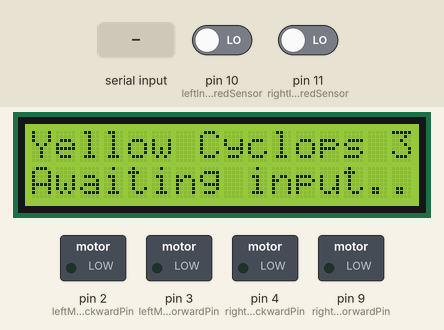
Bench run of a sketch on a simulated Arduino Uno, built with avr-gcc and run on an emulated ATmega328P. Shown: 16×2 character LCD, switched loads named in the sketch (green lamp = pin HIGH). The test bench sets the inputs (shaded band); at power-on: pin 10 (leftInfraredSensor) LOW, pin 11 (rightInfraredSensor) LOW. What the sketch prints to the serial monitor is not drawn.

Above: at 2.3 s.
2.4 s: "L" received over the second serial link
At 3.5 s:
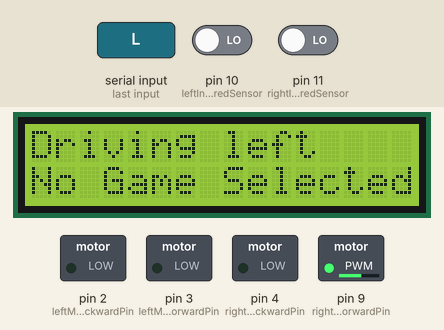
4.0 s: "F" received over the second serial link
At 4.7 s:
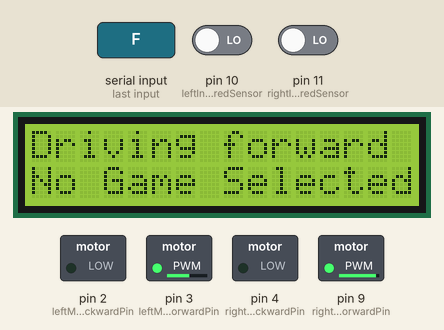
5.6 s: "B" received over the second serial link
At 6.9 s:
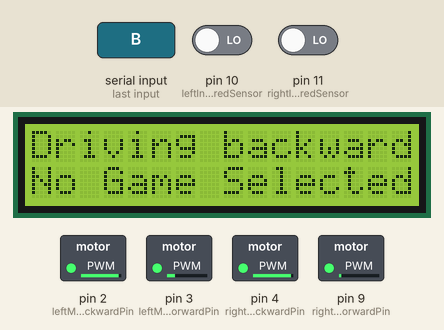
7.2 s: "R" received over the second serial link
At 8.3 s:
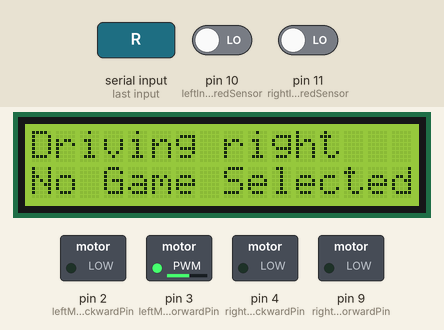
8.8 s: "1" received over the second serial link
At 9.5 s:
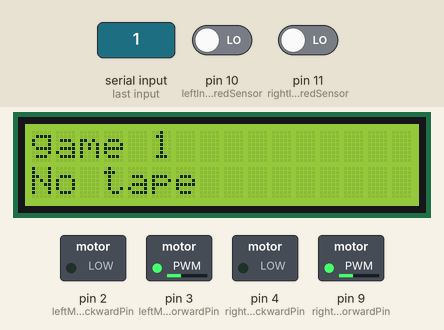
10.4 s: "S" received over the second serial link
At 11.7 s:
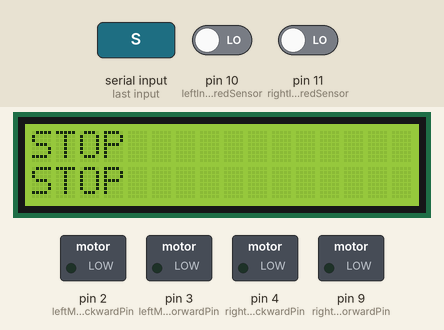
Timing chart, 0 to 12.9 s (numbered marks = the images above; inputs shaded):
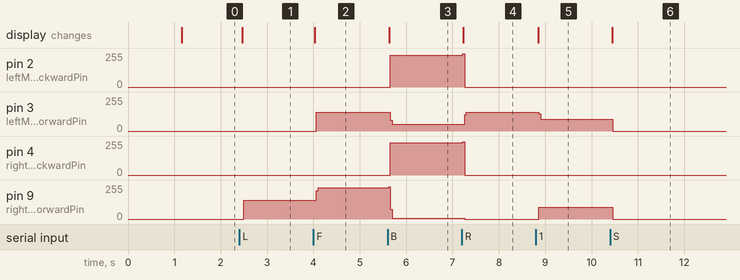

The sketch:

Yellow_Cyclops.ino
```cpp
/**
 * Alle library's die we toevoegen
 */
#include "Arduino.h"
#include <SoftwareSerial.h>
#include <NewPing.h>
#include <Wire.h>
#include <LiquidCrystal_I2C.h>
#include <I2Cdev.h>
#include <MPU6050.h>
#include <BattleBotDrive.h>

/**
 * Even wat informatie voor coderen
 *
 * battleBotDrive.drive(0, 0);
 * deze regel hierboven is om de wielen te laten draaien, linker getal is linker wiel en rechter getal is rechter wiel.
 * Bij 0 staan de wielen stil. Bij bijvoorbeeld 50 gaat het wiel met een bepaalde snelheid vooruit en bij -50 gaat die achteruit.
 *
 *
 * Hieronder uitleg over LCD Scherm
 * updateLCDText("Text");
 * De regel hierboven is om tekst te laten verschijnen op het bovenste gedeelte op het LCD Scherm.
 *
 * updateSecondLCDText("Text");
 * De regel hierboven is om tekst te laten verschijnen op het onderste gedeelte op het LCD Scherm.
 *
 * Let wel op!! Er zijn maar 2 lijnen op het LCD Scherm om tekst neer te zetten. Er kunnen maximaal maar 16 tekens op een regel.
 */

/**
 * Define alle pins die we hebben
 */
#define leftMotorForwardPin 3   // Output pin that is connected to the left motor for forward movement.
#define leftMotorBackwardPin 2  // Output pin that is connected to the left motor for backward movement.
#define rightMotorForwardPin 9  // Output pin that is connected to the right motor for forward movement.
#define rightMotorBackwardPin 4 // Output pin that is connected to the right motor for backward movement.

#define leftInfraredSensor 10   // Input pin that is connected to the left infrared sensor.
#define rightInfraredSensor 11  // Input pin that is connected to the right infrared sensor.

#define ultraEchoPin 12         // Input pin that is connected to the ultra echo sensor.
#define ultraEchoTriggerPin 13  // Input pin that is connected to the trigger from the ultra echo sensor.

#define bluetoothReceivePin A0  // The input pin for receiving bluetooth messages.
#define bluetoothTransmitPin A1 // The output pin for transmitting bluetooth messages.

#define lcdDisplayAddress 0x27  // The address of the LCD display
#define lcdDisplayColumns 16    // The amount of characters each row of the display has.
#define lcdDisplayRows 2        // The amount of rows the display has

#define drivingLowerLimit 45    // The under limit for the motor speed.
#define drivingUpperLimit 255   // The upper limit for the motor speed.

#define defaultDrivingSpeed 10  // The default speed of the cart.

enum
{
    TRUE = 1,
    FALSE = 0
}; // Simpele nummering voor de status van de boolean.

enum TapeDetected
{
    NON_SENSOR,   // Sensor status wanneer beide infrarood sensors geen tape detecteren.
    LEFT_SENSOR,  // Sensor status wanneer de linker infrarood sensor tape detecteert.
    RIGHT_SENSOR, // Sensor status wanneer de rechter infrarood sensor tape detecteert.
    BOTH_SENSOR   // Sensor status wanneer beide infrarood sensors tape detecteren.
};

/**
 * Declaration of variables that store the commands given to the battle bot.
 */
int incommingbluetoothCommand = 0; // Variabele dat het laatste bluetooth bericht stored.
int commandInt = 0;
String commandString = "";
String commandArgument = "";

/**
 * Declaration of variables that store the messages that will get displayed on the LCD screen.
 */
String lcdDisplayText = "";
String secondLcdDisplayText = "";
String debugMessage = "";

/**
 * Declaration of variables that are needed to initate objects.
 */
int maxPingDistance = 200;
unsigned long previousMillisSendVelocity;
unsigned long sendVelocityInterval = 3000;

/**
 * Variabelen voor autonoom rijden, zijn we nog niet nodig
 */

long startTimer = 0;
boolean endTimer = false;
boolean start = false;
boolean firstTime = true;

/**
 * The initiation of of objects that are used to communicate with the battle bot's modules.
 */
// Create an new serial communication object for bluetooth communication.
SoftwareSerial BTSerial(bluetoothReceivePin, bluetoothTransmitPin);

// Create an new lcd object for displaying debugging messages on the battle bot.
LiquidCrystal_I2C lcd(lcdDisplayAddress, lcdDisplayColumns, lcdDisplayRows);

// Create an new Ping object for measuring the distance to obstacles.
NewPing sonar(ultraEchoTriggerPin, ultraEchoPin, maxPingDistance);

// Create an new MPU6050 object for using the gyroscope and accelerometer.
MPU6050 accelgyro;

// Create an new BattleBot object for controlling the battle bot.
BattleBotDrive battleBotDrive(leftMotorForwardPin, rightMotorForwardPin, leftMotorBackwardPin, rightMotorBackwardPin);

/**
 * Functie om de battleBot te initialiseren
 */
void setup()
{
    // Initialize the I/O pins
    pinMode(leftMotorBackwardPin, OUTPUT);
    pinMode(leftMotorForwardPin, OUTPUT);
    pinMode(rightMotorBackwardPin, OUTPUT);
    pinMode(rightMotorForwardPin, OUTPUT);

    pinMode(leftInfraredSensor, INPUT);
    pinMode(rightInfraredSensor, INPUT);

    pinMode(ultraEchoTriggerPin, INPUT);
    pinMode(ultraEchoPin, INPUT);

    // Start the LCD screen.
    lcd.begin();
    lcd.backlight();
    updateLCDText("Yellow Cyclops 3");
    updateSecondLCDText("Ready to start");
    delay(1000);
    Serial.begin(9600);
    while (!Serial)
    {
    }

    BTSerial.begin(38400);
    while (!BTSerial)
    {
    }
    updateSecondLCDText("Awaiting input..");
}

/**
 * Functie voor het detecteren van tape.
 */
TapeDetected detectTape()
{
    if (digitalRead(rightInfraredSensor) == HIGH && digitalRead(leftInfraredSensor) == HIGH)
    {
        // Both infrared sensors detect tape.
        return BOTH_SENSOR;
    }
    else if (digitalRead(rightInfraredSensor) == HIGH)
    {
        // The left infrared sensor detected tape.
        return LEFT_SENSOR;
    }
    else if (digitalRead(leftInfraredSensor) == HIGH)
    {
        // The right infrared sensor detected tape.
        return RIGHT_SENSOR;
    }
    else
    {
        // Both infrared sensors detected nothing.
        return NON_SENSOR;
    }
}

/**
 * Hieronder staat het begin van het definiëren van het LCD scherm
 */

/**
 * Verwijderen van alle tekst op lijn 0 en 1 van het LCD scherm
 */
void clearLcdLine(int lineIndex)
{
    lcd.setCursor(0, lineIndex);
    for (int i = 0; i < 16; ++i)
    {
        lcd.write(' ');
    }
    lcd.setCursor(0, lineIndex);
}

/**
 * Update eerste LCD lijn
 */
void updateLCDText(String ScreenText)
{
    if (lcdDisplayText != ScreenText)
    {
        clearLcdLine(0);
        lcd.setCursor(0, 0);
        lcd.print(ScreenText);
        lcdDisplayText = ScreenText;
        Serial.println(ScreenText);
    }
}

/**
 * Update tweede LCD lijn
 */
void updateSecondLCDText(String secondScreenText)
{
    if (secondLcdDisplayText != secondScreenText)
    {
        clearLcdLine(1);
        lcd.setCursor(0, 1);
        lcd.print(secondScreenText);
        secondLcdDisplayText = secondScreenText;
        Serial.println(secondScreenText);
    }
}

/**
 * Dit is het einde van het definiëren van het LCD scherm.
 */


/**
 * Lijn volgen programma, werkt niet maar is alvast klein begin
 */

/* volg de lijn spel */ /* Controler X */
void followLineProgram()
{
    TapeDetected onSensor = detectTape();
    switch (onSensor)
    {
    case LEFT_SENSOR:
        updateSecondLCDText("Tape right");
        //battleBotDrive.drive(40, -10); werkt
        //battleBotDrive.drive(80, -40);

        battleBotDrive.drive(40, -10);
        battleBotDrive.drive(80, -40);
        break;

    case RIGHT_SENSOR:
        updateSecondLCDText("Tape left");
        //battleBotDrive.drive(-10, 40); werkt
        //battleBotDrive.drive(-40, 80);

        battleBotDrive.drive(-10, 40);
        battleBotDrive.drive(-40, 80);
        break;

    case BOTH_SENSOR:
        updateSecondLCDText("Tape both");
        battleBotDrive.drive(-5, -5);
        break;

    case NON_SENSOR:
        updateSecondLCDText("No tape");
        battleBotDrive.drive(45, 45); // zet terug naar 10
        break;

    default:
        break;
    }
}

/**
 * Begint door de loop() functie, checkt of er bluetooth commands binnenkomen.
 */
void receiveAndStoreCommand()
{
    while (BTSerial.available())
    {
        char incoming = (BTSerial.read());

        String data = String(incoming);
        Serial.println(data);
        switch (incoming)
        {
        case 'F':
            commandString = "F";
            break;
        case 'B':
            commandString = "B";
            break;
        case 'L':
            commandString = "L";
            break;
        case 'R':
            commandString = "R";
            break;
        case 'S':
            commandString = "S";
            break;
        case 'w':
            commandString = "F";
            break;
        case 's':
            commandString = "B";
            break;
        case 'a':
            commandString = "L";
            break;
        case 'd':
            commandString = "R";
            break;
        case '1':
            commandString = "1";
            break;
        case '2':
            commandString = "2";
            break;
        case '3':
            commandString = "3";
            break;
        case '5':
            commandString = "5";
            break;
        case 'y':
            commandString = "5";
            break;
        case 'u':
            commandString = "5";
            break;
        case 'i':
            commandString = "5";
            break;
        case 'o':
            commandString = "5";
            break;
        default:
            break;
        }
    }
}

/**
 * Begint door de loop() functie, voert het bluetooth command uit.
 */
void executeStoredCommand()
{
    if (commandString == "F")
    {
        updateLCDText("Driving forward");
        updateSecondLCDText("No Game Selected");
        battleBotDrive.drive(100, 200);
    }
    else if (commandString == "B")
    {
        updateLCDText("Driving backward");
        updateSecondLCDText("No Game Selected");
        battleBotDrive.drive(-150, -200);
    }
    else if (commandString == "L")
    {
        updateLCDText("Driving left");
        updateSecondLCDText("No Game Selected");
        battleBotDrive.drive(0, 100);
    }
    else if (commandString == "R")
    {
        updateLCDText("Driving right");
        updateSecondLCDText("No Game Selected");
        battleBotDrive.drive(100, 0);
    }
    else if (commandString == "S")
    {
        still();
    }
    else if (commandString == "1")
    {
        updateLCDText("game 1");
        followLineProgram();
    }
    else
    {
        updateLCDText("Yellow Cyclops 3");
        updateSecondLCDText("Awaiting input..");
    }
}

void still()
{
    //variabelen voor het 'autonoom' rijden
    startTimer = 0;

    endTimer = false;
    start = false;
    firstTime = true;

    //vars for the other games to reset if called.
    updateLCDText("STOP");
    updateSecondLCDText("STOP");
    battleBotDrive.drive(0, 0);
}

/**
 * Dit is de main functie, dit luistert constant naar inkomende commands
 */
void loop()
{
    receiveAndStoreCommand();
    executeStoredCommand();
}
```

Measured:
- after the input at 2.4 s, pin 9 (rightMotorForwardPin): 0/255 → 141/255 after 0.10 s; the display: changes after 0.06 s (image 1)
- after the input at 4.0 s, pin 3 (leftMotorForwardPin): 0/255 → 141/255 after 0.06 s; pin 9 (rightMotorForwardPin): 141/255 → 234/255 after 0.06 s; the display: changes at once (image 2)
- after the input at 5.6 s, pin 2 (leftMotorBackwardPin): 0/255 → 240/255 after 0.06 s; pin 3 (leftMotorForwardPin): 141/255 → 50/255 after 0.06 s; pin 4 (rightMotorBackwardPin): 0/255 → 241/255 after 0.06 s; pin 9 (rightMotorForwardPin): 234/255 → 4/255 at once; the display: changes at once (image 3)
- after the input at 7.2 s, pin 2 (leftMotorBackwardPin): 240/255 → 0/255 at once; pin 3 (leftMotorForwardPin): 50/255 → 141/255 after 0.06 s; pin 4 (rightMotorBackwardPin): 241/255 → 0/255 at once; pin 9 (rightMotorForwardPin): 4/255 → 0/255 after 0.06 s; the display: changes at once (image 4)
- after the input at 8.8 s, pin 3 (leftMotorForwardPin): 141/255 → 89/255 after 0.06 s; pin 9 (rightMotorForwardPin): 0/255 → 89/255 after 0.06 s; the display: changes after 0.05 s (image 5)
- after the input at 10.4 s, pin 3 (leftMotorForwardPin), pin 9 (rightMotorForwardPin): 89/255 → 0/255 after 0.06 s; the display: changes at once (image 6)
